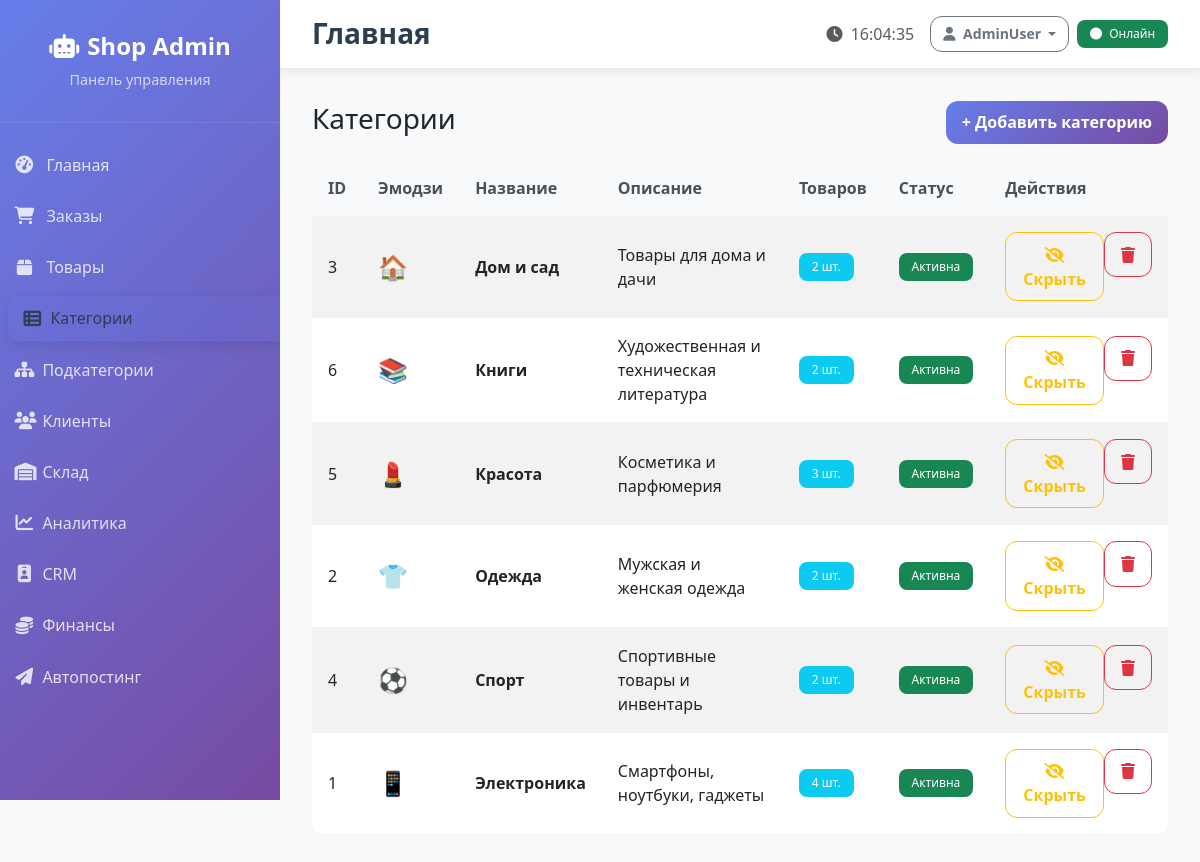
Page /categories (signed in) on the committed database.
### tables this page shows
CREATE TABLE categories (
    id INTEGER PRIMARY KEY AUTOINCREMENT,
    name TEXT NOT NULL,
    description TEXT,
    emoji TEXT,
    is_active INTEGER DEFAULT 1,
    created_at TIMESTAMP DEFAULT CURRENT_TIMESTAMP
);

### web_admin/app.py (the view)
    def decorated_function(*args, **kwargs):
        if not session.get('logged_in'):
            return redirect(url_for('login'))
        return f(*args, **kwargs)

### database.py (called while the page is built, shortened)
    def execute_query(self, query, params=None):
        try:
            conn = sqlite3.connect(self.db_path)
            cursor = conn.cursor()
            if params:
                cursor.execute(query, params)
            else:
                cursor.execute(query)
            q = query.strip().upper()
            if q.startswith('SELECT'):
                result = cursor.fetchall()
            return result
        except Exception as e:
            logging.info(f"Ошибка выполнения запроса: {e}")
            return None
        finally:
            if 'conn' in locals():
                conn.close()

### web_admin/app.py (called while the page is built)
def inject_time_helpers():
    from datetime import datetime, timedelta
    return {'now_dt': datetime.utcnow(), 'timedelta': timedelta}

def login_required(f):
    def decorated_function(*args, **kwargs):
        if not session.get('logged_in'):
            return redirect(url_for('login'))
        return f(*args, **kwargs)
    decorated_function.__name__ = f.__name__
    return decorated_function

@app.route('/categories')
@login_required
def categories():
    categories_data = db.execute_query('''
        SELECT c.id, c.name, c.description, c.emoji, c.is_active,
               COUNT(p.id) as products_count
        FROM categories c
        LEFT JOIN products p ON c.id = p.category_id AND p.is_active = 1
        GROUP BY c.id, c.name, c.description, c.emoji, c.is_active
        ORDER BY c.name
    ''')
    return render_template('categories.html', categories=categories_data or [])

### web_admin/templates/categories.html (shortened to what this page needs)
{% extends 'base.html' %}
{% block content %}
<div class="d-flex align-items-center justify-content-between mb-3">
  <h1 class="h3">Категории</h1>
  <a class="btn btn-primary" href="{{ url_for('add_category') }}">+ Добавить категорию</a>
</div>
<div class="table-responsive">
<table class="table table-striped align-middle">
  <thead><tr><th>ID</th><th>Эмодзи</th><th>Название</th><th>Описание</th><th>Товаров</th><th>Статус</th><th>Действия</th></tr></thead>
  <tbody>
  {% for c in categories %}
    <tr>
      <td>{{ c[0] }}</td>
      <td><span style="font-size: 1.5rem;">{{ c[3] or '📦' }}</span></td>
      <td><strong>{{ c[1] }}</strong></td>
      <td>{{ c[2][:50] if c[2] else '-' }}{% if c[2] and c[2]|length > 50 %}...{% endif %}</td>
      <td>
        <span class="badge bg-info">{{ c[5] or 0 }} шт.</span>
      </td>
      <td>
        {% if c[4] %}
          <span class="badge bg-success">Активна</span>
        {% else %}
          <span class="badge bg-secondary">Скрыта</span>
        {% endif %}
      </td>
      <td>
        <div class="btn-group btn-group-sm">
          <form method="post" action="{{ url_for('toggle_category', cid=c[0]) }}" style="display:inline">
            <button class="btn btn-outline-{% if c[4] %}warning{% else %}success{% endif %}" type="submit" title="{% if c[4] %}Скрыть{% else %}Показать{% endif %}">
              <i class="fas fa-{% if c[4] %}eye-slash{% else %}eye{% endif %}"></i>
              {% if c[4] %}Скрыть{% else %}Показать{% endif %}
            </button>
          </form>
          <form method="post" action="{{ url_for('delete_category') }}" style="display:inline" onsubmit="return confirm('Удалить категорию? Все товары в этой категории также будут удалены!')">
            <button class="btn btn-outline-danger" type="submit" title="Удалить">
              <i class="fas fa-trash"></i>
            </button>
          </form>
        </div>
      </td>
    </tr>
  {% endfor %}
  </tbody>
</table>
</div>
{% endblock %}

### web_admin/templates/base.html (shortened to what this page needs)
<!DOCTYPE html>
<html lang="ru">
<head>
    <link href="https://cdn.jsdelivr.net/npm/bootstrap@5.3.0/dist/css/bootstrap.min.css" rel="stylesheet">
    <link href="https://cdnjs.cloudflare.com/ajax/libs/font-awesome/6.4.0/css/all.min.css" rel="stylesheet">
    <link rel="stylesheet" href="{{ url_for('static', filename='css/admin.css') }}">
</head>
<body>
    <nav class="sidebar">
        <div class="sidebar-brand">
            <h3><i class="fas fa-robot me-2"></i>Shop Admin</h3>
            <p>Панель управления</p>
        </div>
        <ul class="nav flex-column mt-3">
            <li class="nav-item">
                <a class="nav-link {{ 'active' if request.endpoint == 'dashboard' }}" href="{{ url_for('dashboard') }}">
                    <i class="fas fa-tachometer-alt"></i>
                    Главная
                </a>
            </li>
            <li class="nav-item">
                <a class="nav-link {{ 'active' if request.endpoint == 'orders' }}" href="{{ url_for('orders') }}">
                    <i class="fas fa-shopping-cart"></i>
                    Заказы
                </a>
            </li>
            <li class="nav-item">
                <a class="nav-link {{ 'active' if request.endpoint == 'products' }}" href="{{ url_for('products') }}">
                    <i class="fas fa-box"></i>
                    Товары
                </a>
            </li>
            <li class="nav-item">
                <a class="nav-link {% if request.endpoint in ['categories','add_category'] %}active{% endif %}" href="{{ url_for('categories') }}">
                    <i class="fas fa-th-list me-2"></i> Категории
                </a>
            </li>
            <li class="nav-item">
                <a class="nav-link {% if request.endpoint in ['subcategories','toggle_subcategory'] %}active{% endif %}" href="{{ url_for('subcategories') }}">
                    <i class="fas fa-sitemap me-2"></i> Подкатегории
                </a>
            </li>
    <li class="nav-item">
                <a class="nav-link {% if request.endpoint in ['customers','customer_profile'] %}active{% endif %}" href="{{ url_for('customers') }}">
                    <i class="fas fa-users me-2"></i> Клиенты
                </a>
            </li>
            <li class="nav-item">
                <a class="nav-link {% if request.endpoint in ['inventory_page','inventory_update_v2','inventory_restock','inventory_replenish'] %}active{% endif %}" href="{{ url_for('inventory_page') }}">
                    <i class="fas fa-warehouse me-2"></i> Склад
                </a>
            </li>
            <li class="nav-item">
                <a class="nav-link {% if request.endpoint in ['analytics_page'] %}active{% endif %}" href="{{ url_for('analytics_page') }}">
                    <i class="fas fa-chart-line me-2"></i> Аналитика
                </a>
            </li>
            <li class="nav-item">
                <a class="nav-link {% if request.endpoint in ['crm_page'] %}active{% endif %}" href="{{ url_for('crm_page') }}">
                    <i class="fas fa-id-badge me-2"></i> CRM
                </a>
            </li>
            <li class="nav-item">
                <a class="nav-link {% if request.endpoint in ['financial_page','profit_report'] %}active{% endif %}" href="{{ url_for('financial_page') }}">
                    <i class="fas fa-coins me-2"></i> Финансы
                </a>
            </li>
            <li class="nav-item">
                <a class="nav-link {% if request.endpoint in ['scheduled_posts'] %}active{% endif %}" href="{{ url_for('scheduled_posts') }}">
                    <i class="fas fa-paper-plane me-2"></i> Автопостинг
                </a>
            </li>
        </ul>
    </nav>
    <div class="main-content">
        <div class="top-navbar">
            <div class="d-flex justify-content-between align-items-center">
                <h1 class="page-header">{% block page_title %}Главная{% endblock %}</h1>
                <div class="d-flex align-items-center">
                    <span class="text-muted me-3">
                        <i class="fas fa-clock me-1"></i>
                        <span id="current-time"></span>
                    </span>
                    <div class="dropdown">
                        <button class="btn btn-outline-secondary btn-sm dropdown-toggle" type="button"
                                data-bs-toggle="dropdown" aria-expanded="false">
                            <i class="fas fa-user me-1"></i>
                            AdminUser
                        </button>
                    </div>
                    <div class="badge bg-success ms-2">
                        <i class="fas fa-circle me-1"></i>
                        Онлайн
                    </div>
                </div>
            </div>
        </div>
        <div class="content-area">
            {% block content %}{% endblock %}
        </div>
    </div>
</body>
</html>

### web_admin/static/css/admin.css (style rules this page uses)
:root { --primary-gradient: linear-gradient(135deg, #667eea 0%, #764ba2 100%); --success-gradient: linear-gradient(135deg, #11998e 0%, #38ef7d 100%); --warning-gradient: linear-gradient(135deg, #f093fb 0%, #f5576c 100%); --info-gradient: linear-gradient(135deg, #4facfe 0%, #00f2fe 100%); --sidebar-width: 280px; }
body { font-family: 'Segoe UI', Tahoma, Geneva, Verdana, sans-serif; background-color: #f8f9fa; }
.sidebar { position: fixed; top: 0; left: 0; height: 100vh; width: var(--sidebar-width); background: var(--primary-gradient); z-index: 1000; transition: all 0.3s ease; overflow-y: auto; }
.sidebar-brand { padding: 2rem 1.5rem; text-align: center; border-bottom: 1px solid rgba(255,255,255,0.1); }
.sidebar-brand h3 { color: white; margin: 0; font-weight: 700; font-size: 1.5rem; }
.sidebar-brand p { color: rgba(255,255,255,0.7); margin: 0.5rem 0 0 0; font-size: 0.9rem; }
.sidebar .nav-link { color: rgba(255,255,255,0.8); padding: 1rem 1.5rem; margin: 0.25rem 1rem; border-radius: 12px; transition: all 0.3s ease; display: flex; align-items: center; font-weight: 500; }
.sidebar .nav-link i { width: 20px; margin-right: 12px; font-size: 1.1rem; }
.sidebar .nav-link:hover, .sidebar .nav-link.active { color: white; background-color: rgba(255,255,255,0.15); transform: translateX(8px); box-shadow: 0 4px 15px rgba(0,0,0,0.1); }
.main-content { margin-left: var(--sidebar-width); min-height: 100vh; padding: 0; }
.top-navbar { background: white; padding: 1rem 2rem; box-shadow: 0 2px 10px rgba(0,0,0,0.1); border-bottom: 1px solid #e9ecef; }
.page-header { margin: 0; font-size: 1.75rem; font-weight: 600; color: #2c3e50; }
.content-area { padding: 2rem; }
.btn { border-radius: 10px; font-weight: 500; padding: 0.6rem 1.5rem; transition: all 0.3s ease; }
.btn-primary { background: var(--primary-gradient); border: none; }
.table { border-radius: 12px; overflow: hidden; }
.table thead th { background-color: #f8f9fa; border: none; font-weight: 600; color: #495057; padding: 1rem; }
.table tbody td { padding: 1rem; border-color: #f1f3f4; vertical-align: middle; }
.badge { border-radius: 8px; font-weight: 500; padding: 0.5rem 0.8rem; }
:root { --tile-min-height: 180px; --tile-radius: 16px; --tile-shadow: 0 8px 24px rgba(0,0,0,0.08); --tile-shadow-hover: 0 16px 40px rgba(102,126,234,0.25); --brand: #667eea; }
.sidebar .nav-link { border-radius: 12px; padding: .65rem .9rem; margin: .2rem 0; font-weight: 500; }
.sidebar .nav-link i { width: 1.25rem; text-align: center; }
.sidebar .nav-link.active, .sidebar .nav-link:hover { background: rgba(102,126,234,0.12); color: #2c3e50; }
.btn { border-radius: 12px; padding: .6rem 1rem; font-weight: 600; }
.btn-sm { padding: .4rem .75rem; font-weight: 600; }

### rows in the picture
categories: id "3", emoji "🏠", name "Дом и сад", description "Товары для дома и дачи", c "2", is_active "Активна"
categories: id "6", emoji "📚", name "Книги", description "Художественная и техническая литература", c "2", is_active "Активна"
categories: id "5", emoji "💄", name "Красота", description "Косметика и парфюмерия", c "3", is_active "Активна"
categories: id "2", emoji "👕", name "Одежда", description "Мужская и женская одежда", is_active "Активна"
categories: id "4", emoji "⚽", name "Спорт", description "Спортивные товары и инвентарь", c "2", is_active "Активна"
categories: id "1", emoji "📱", name "Электроника", description "Смартфоны, ноутбуки, гаджеты", c "4", is_active "Активна"
